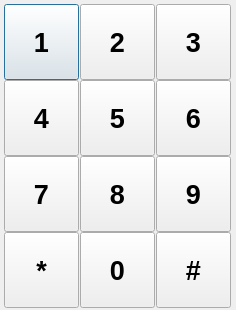
<?xml version="1.0" encoding="UTF-8"?>
<ui version="4.0">
 <class>Dtmf</class>
 <widget class="QDialog" name="Dtmf">
  <property name="geometry">
   <rect>
    <x>0</x>
    <y>0</y>
    <width>236</width>
    <height>310</height>
   </rect>
  </property>
  <property name="minimumSize">
   <size>
    <width>236</width>
    <height>310</height>
   </size>
  </property>
  <property name="maximumSize">
   <size>
    <width>236</width>
    <height>310</height>
   </size>
  </property>
  <property name="windowTitle">
   <string>Dialog</string>
  </property>
  <widget class="QPushButton" name="pb1">
   <property name="geometry">
    <rect>
     <x>4</x>
     <y>4</y>
     <width>75</width>
     <height>76</height>
    </rect>
   </property>
   <property name="font">
    <font>
     <pointsize>20</pointsize>
     <weight>75</weight>
     <bold>true</bold>
    </font>
   </property>
   <property name="text">
    <string>1</string>
   </property>
  </widget>
  <widget class="QPushButton" name="pb2">
   <property name="geometry">
    <rect>
     <x>80</x>
     <y>4</y>
     <width>75</width>
     <height>76</height>
    </rect>
   </property>
   <property name="font">
    <font>
     <pointsize>20</pointsize>
     <weight>75</weight>
     <bold>true</bold>
    </font>
   </property>
   <property name="text">
    <string>2</string>
   </property>
  </widget>
  <widget class="QPushButton" name="pb3">
   <property name="geometry">
    <rect>
     <x>156</x>
     <y>4</y>
     <width>75</width>
     <height>76</height>
    </rect>
   </property>
   <property name="font">
    <font>
     <pointsize>20</pointsize>
     <weight>75</weight>
     <bold>true</bold>
    </font>
   </property>
   <property name="text">
    <string>3</string>
   </property>
  </widget>
  <widget class="QPushButton" name="pb6">
   <property name="geometry">
    <rect>
     <x>156</x>
     <y>80</y>
     <width>75</width>
     <height>76</height>
    </rect>
   </property>
   <property name="font">
    <font>
     <pointsize>20</pointsize>
     <weight>75</weight>
     <bold>true</bold>
    </font>
   </property>
   <property name="text">
    <string>6</string>
   </property>
  </widget>
  <widget class="QPushButton" name="pb4">
   <property name="geometry">
    <rect>
     <x>4</x>
     <y>80</y>
     <width>75</width>
     <height>76</height>
    </rect>
   </property>
   <property name="font">
    <font>
     <pointsize>20</pointsize>
     <weight>75</weight>
     <bold>true</bold>
    </font>
   </property>
   <property name="text">
    <string>4</string>
   </property>
  </widget>
  <widget class="QPushButton" name="pb5">
   <property name="geometry">
    <rect>
     <x>80</x>
     <y>80</y>
     <width>75</width>
     <height>76</height>
    </rect>
   </property>
   <property name="font">
    <font>
     <pointsize>20</pointsize>
     <weight>75</weight>
     <bold>true</bold>
    </font>
   </property>
   <property name="text">
    <string>5</string>
   </property>
  </widget>
  <widget class="QPushButton" name="pb9">
   <property name="geometry">
    <rect>
     <x>156</x>
     <y>156</y>
     <width>75</width>
     <height>76</height>
    </rect>
   </property>
   <property name="font">
    <font>
     <pointsize>20</pointsize>
     <weight>75</weight>
     <bold>true</bold>
    </font>
   </property>
   <property name="text">
    <string>9</string>
   </property>
  </widget>
  <widget class="QPushButton" name="pb7">
   <property name="geometry">
    <rect>
     <x>4</x>
     <y>156</y>
     <width>75</width>
     <height>76</height>
    </rect>
   </property>
   <property name="font">
    <font>
     <pointsize>20</pointsize>
     <weight>75</weight>
     <bold>true</bold>
    </font>
   </property>
   <property name="text">
    <string>7</string>
   </property>
  </widget>
  <widget class="QPushButton" name="pb8">
   <property name="geometry">
    <rect>
     <x>80</x>
     <y>156</y>
     <width>75</width>
     <height>76</height>
    </rect>
   </property>
   <property name="font">
    <font>
     <pointsize>20</pointsize>
     <weight>75</weight>
     <bold>true</bold>
    </font>
   </property>
   <property name="text">
    <string>8</string>
   </property>
  </widget>
  <widget class="QPushButton" name="pbB">
   <property name="geometry">
    <rect>
     <x>156</x>
     <y>232</y>
     <width>75</width>
     <height>76</height>
    </rect>
   </property>
   <property name="font">
    <font>
     <pointsize>20</pointsize>
     <weight>75</weight>
     <bold>true</bold>
    </font>
   </property>
   <property name="text">
    <string>#</string>
   </property>
  </widget>
  <widget class="QPushButton" name="pbA">
   <property name="geometry">
    <rect>
     <x>4</x>
     <y>232</y>
     <width>75</width>
     <height>76</height>
    </rect>
   </property>
   <property name="font">
    <font>
     <pointsize>20</pointsize>
     <weight>75</weight>
     <bold>true</bold>
    </font>
   </property>
   <property name="text">
    <string>*</string>
   </property>
  </widget>
  <widget class="QPushButton" name="pb0">
   <property name="geometry">
    <rect>
     <x>80</x>
     <y>232</y>
     <width>75</width>
     <height>76</height>
    </rect>
   </property>
   <property name="font">
    <font>
     <pointsize>20</pointsize>
     <weight>75</weight>
     <bold>true</bold>
    </font>
   </property>
   <property name="text">
    <string>0</string>
   </property>
  </widget>
 </widget>
 <resources/>
 <connections/>
</ui>
